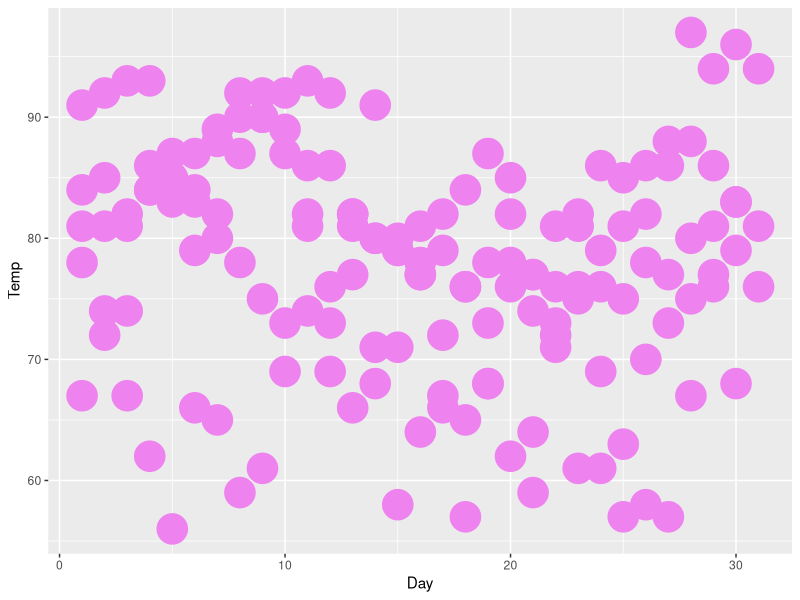
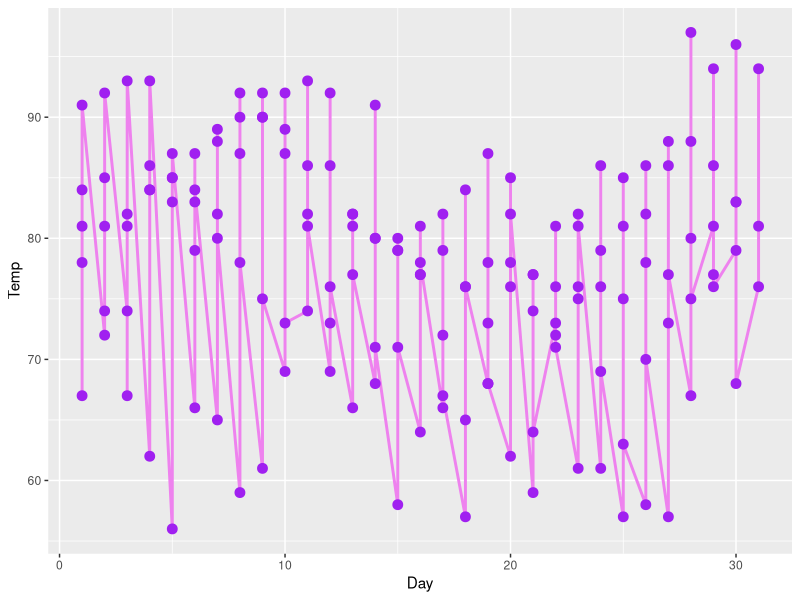
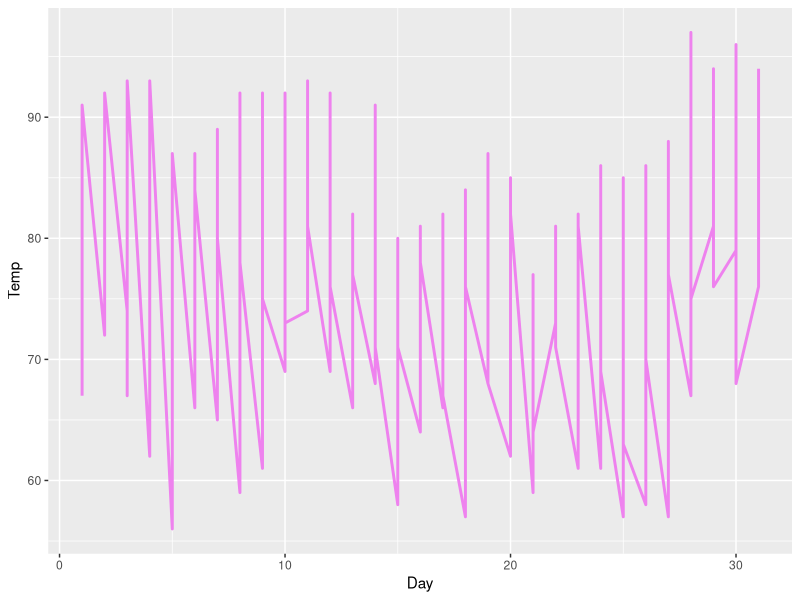
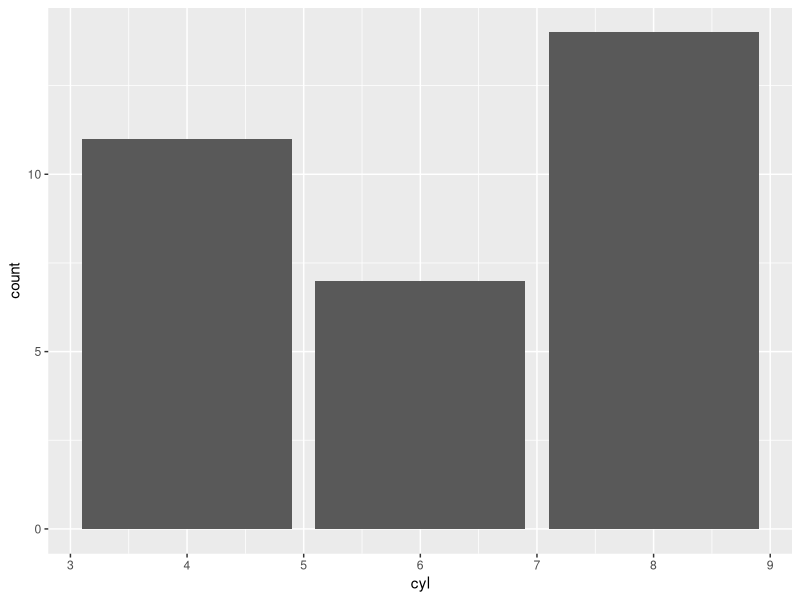
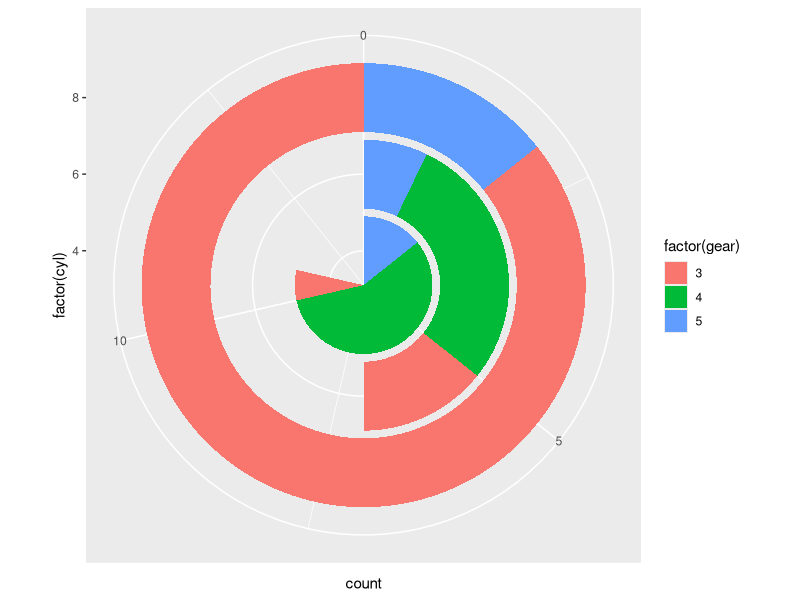
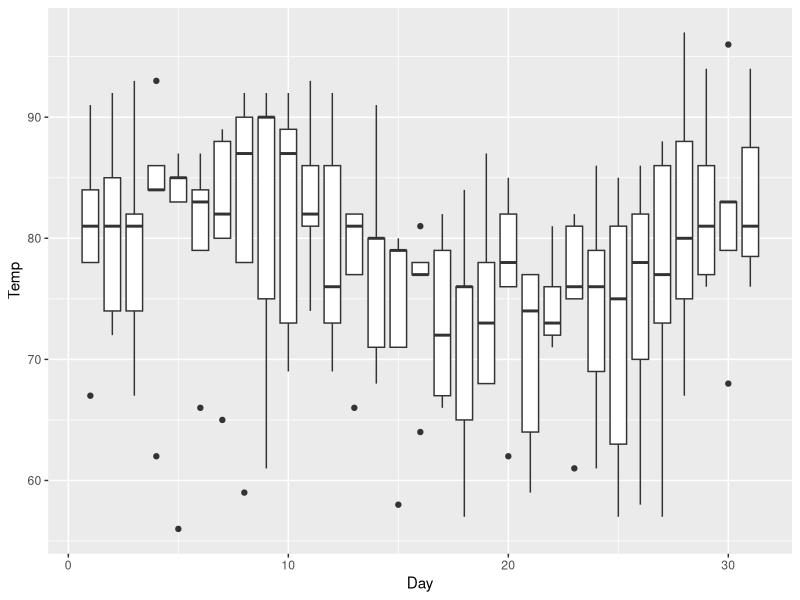
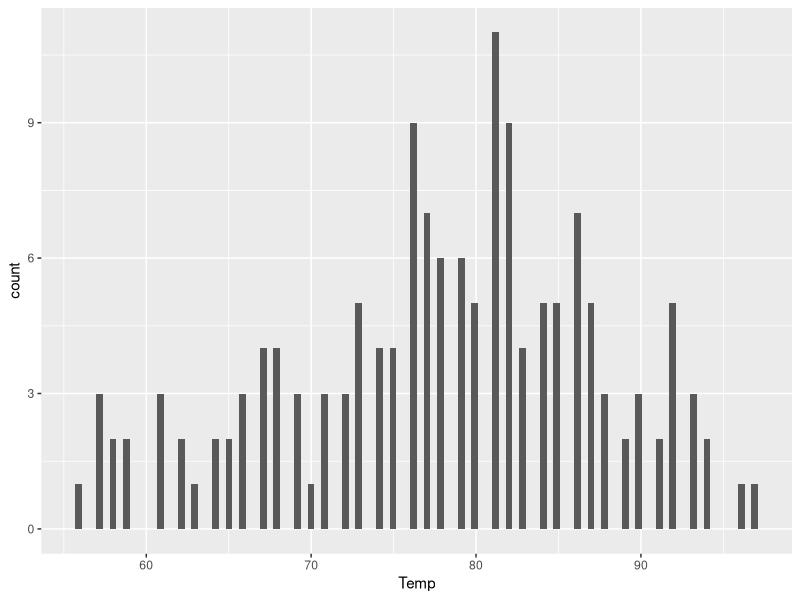
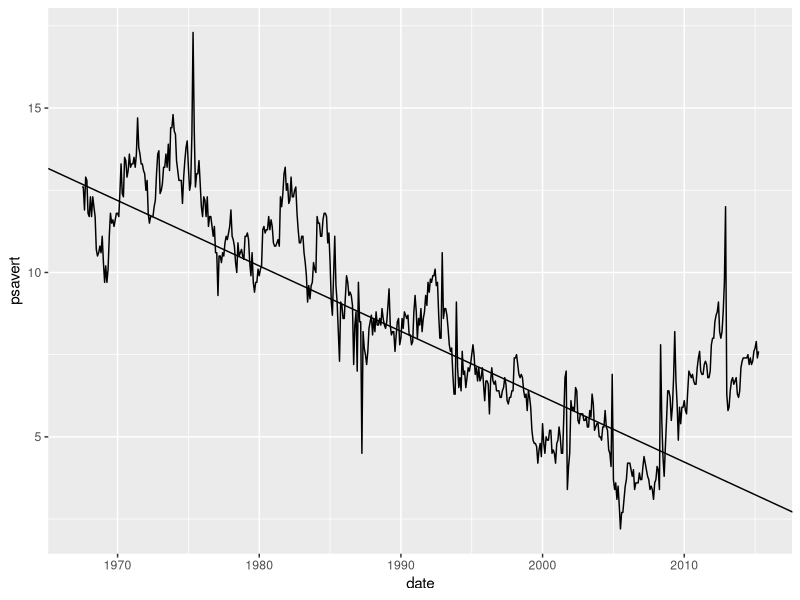

Write the R code that produced these figures, in order.
install.packages("ggplot2")
library(ggplot2)
ggplot(airquality, aes(x = Day, y = Temp)) + geom_point(size = 10, color = "violet")
str(airquality)
View(airquality)
ggplot(airquality, aes(x = Day, y = Temp)) + geom_line(size = 1, color = "violet") + geom_point(size = 3, color = "purple")
ggplot(airquality, aes(x = Day, y = Temp)) + geom_line(size = 1, color = "violet")
ggplot(mtcars, aes(x = cyl)) + geom_bar()
ggplot(mtcars, aes(x = factor(cyl))) + geom_bar(aes(fill = factor(gear))) + coord_polar(theta = "y")
ggplot(airquality, aes(x = Day, y = Temp, group = Day)) + geom_boxplot()
ggplot(airquality, aes(Temp)) + geom_histogram(bins = 100)
str(economics)
ggplot(economics, aes(x = date, y = psavert)) + geom_line() + geom_abline(intercept = 12.18671, slope = -0.0005444)
